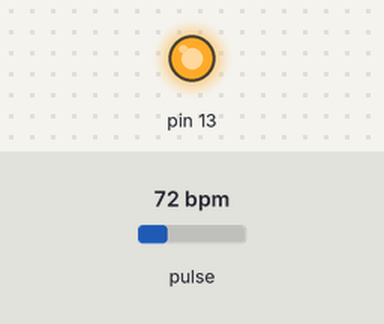
Bench run of a sketch on a simulated Arduino Uno, built with avr-gcc and run on an emulated ATmega328P. On the bench: output pins drawn as LEDs (lit = HIGH). Dashed ring = blinking. Inputs (shaded band) come from the test bench; at power-on: pulse 72 bpm. What the sketch prints to the serial monitor is not drawn.

Above: at 1.2 s.
1.3 s: pulse set to 61 bpm
3.2 s: pulse set to 58 bpm
At 4.8 s:
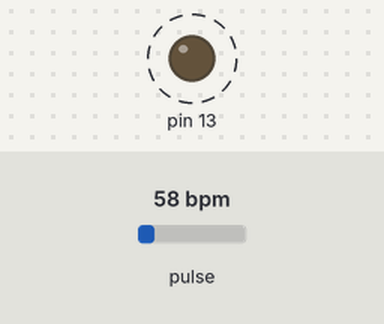
Timing chart, 0 to 13.1 s (numbered marks = the images above; inputs shaded):
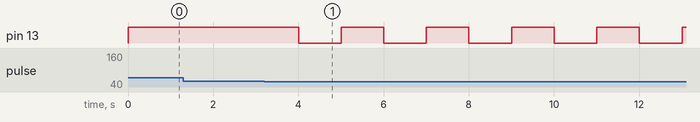

Measured:
- the behaviour switches between 60 and 59 bpm on pulse (found by bisection; images 0 and 1)
- after the input at 1.3 s, every drawn part: stays the same
- after the input at 3.2 s, pin 13: alternates HIGH for 1.0 s and LOW for 1.0 s, starting after 0.80 s

The sketch:

function_sensor.ino
```cpp
#include "declaration.h"

const int PulseWire = 0;       // 'S' Signal pin connected to A0
const int LED13 = 13;          // The on-board Arduino LED
int Threshold = 550;           // Determine which Signal to "count as a beat" and which to ignore

PulseSensorPlayground pulseSensor;  // Creates an object

void startSensor(){
  // Configure the PulseSensor object, by assigning our variables to it
  pulseSensor.analogInput(PulseWire);
  pulseSensor.blinkOnPulse(LED13);       // Blink on-board LED with heartbeat
  pulseSensor.setThreshold(Threshold);

  // Double-check the "pulseSensor" object was created and began seeing a signal
  if (pulseSensor.begin()) {
    Serial.println("PulseSensor object created!");
  }
}

void readSensor(){
  // put your main code here, to run repeatedly
  int tombol= 1;
  int count = 0;
  if(tombol == 1){
    count++;
    int myBPM = pulseSensor.getBeatsPerMinute();      // Calculates BPM

    if (pulseSensor.sawStartOfBeat()) {               // Constantly test to see if a beat happened
      Serial.println("♥  A HeartBeat Happened ! "); // If true, print a message
      Serial.print("BPM: ");
      Serial.println(myBPM);                        // Print the BPM value
      }

    delay(1000);

    if(count == 3){
      tombol= 0;
    }
  }
}
```

declaration.h
```cpp
#define USE_ARDUINO_INTERRUPTS true    // Set-up low-level interrupts for most acurate BPM math
#include <PulseSensorPlayground.h>     // Includes the PulseSensorPlayground Library
```

function_firebase.ino
```cpp
#include "declaration.h"
```

heart_rate_sensor.ino
```cpp
#include "declaration.h"

void setup() {
  // put your setup code here, to run once:
  Serial.begin(9600);

  startSensor();
}

void loop() {
  readSensor();
}
```
